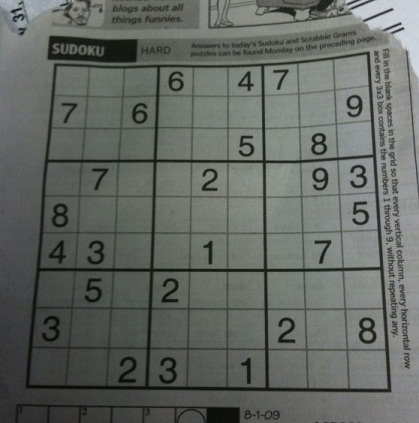
#> input picture images/sudoku.png, 419 x 423 px, found by its file name
$ python Thresholding.py
#> lines starting #> are read from the running program, lines starting #| are printed output that depends on the picture; after the words box and inside, x2 and y2 are one past the last pixel; in counts of white or black regions, pixels touching at a corner belong together
# Thresholding (스레시홀딩)

import cv2
import numpy as np
from matplotlib import pyplot as plt

# [20 lines of commented-out code are left out]
img = cv2.imread('./images/sudoku.png', 0)
#> img: shape (423, 419); min 5, max 218, mean 101.9
img = cv2.medianBlur(img, 5)
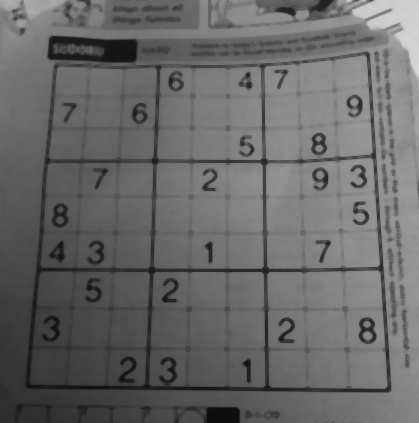
#> img: shape (423, 419); min 12, max 214, mean 103.7

_, thresh1 = cv2.threshold(img, 127 , 255, cv2.THRESH_BINARY)
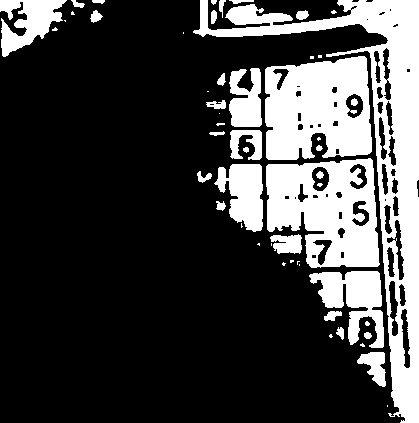
#> thresh1: shape (423, 419); 26% white; 53 white regions (23 under 20 px), largest, box (x1, y1, x2, y2) and area: (193, 0, 419, 423) 16674, (265, 56, 372, 160) 8942, (266, 158, 380, 268) 8657

thresh2 = cv2.adaptiveThreshold(img, 255, cv2.ADAPTIVE_THRESH_MEAN_C, cv2.THRESH_BINARY, 11, 2)
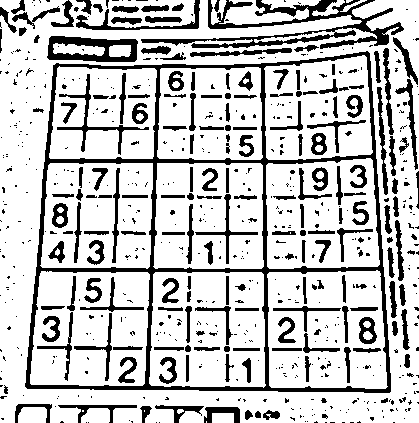
#> thresh2: shape (423, 419); 77.3% white; 660 black regions (472 under 20 px), largest, box (x1, y1, x2, y2) and area: (25, 51, 391, 393) 10186, (141, 0, 404, 49) 3644, (47, 36, 138, 62) 1324
thresh3 = cv2.adaptiveThreshold(img, 255, cv2.ADAPTIVE_THRESH_GAUSSIAN_C, cv2.THRESH_BINARY_INV, 11, 2)
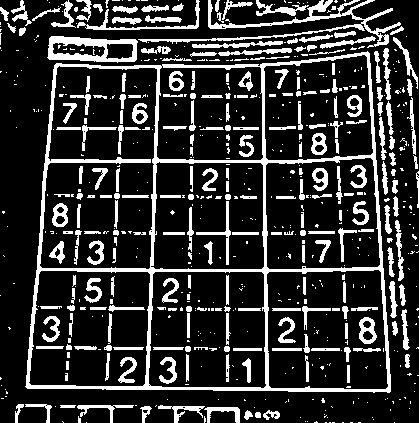
#> thresh3: shape (423, 419); 19.5% white; 648 white regions (412 under 20 px), largest, box (x1, y1, x2, y2) and area: (25, 51, 391, 393) 9369, (138, 0, 401, 48) 1856, (47, 36, 138, 63) 1212

titles = ['Original Image', 'Global Threshoding ( v = 127 )', 'Adaptive Mean Thresholding', 'Adaptive Gaussian Thresholding']
images = [img, thresh1, thresh2, thresh3]

for i in range(4):
    plt.subplot(2, 2, i+1)
    plt.imshow(images[i], 'gray')
    plt.title(titles[i])
    plt.xticks([]), plt.yticks([])

plt.show()

$ run again, with images/img1.png copied over images/sudoku.png
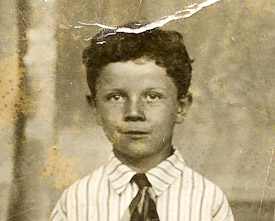
#> input picture images/img1.png, 275 x 221 px, found by its file name
#> `_, thresh1 = cv2.threshold(img, 127 , 255, cv2.THRESH_BINARY)`:
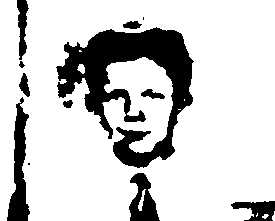
#> thresh1: shape (221, 275); 80.6% white; 12 black regions (2 under 20 px), largest, box (x1, y1, x2, y2) and area: (56, 27, 194, 168) 8074, (7, 97, 30, 221) 1422, (129, 173, 160, 221) 869
#> thresh2: shape (221, 275); 63.4% white; 268 black regions (162 under 20 px), largest, box (x1, y1, x2, y2) and area: (83, 0, 229, 221) 6108, (7, 0, 45, 221) 2313, (48, 19, 89, 146) 1422
#> `thresh3 = cv2.adaptiveThreshold(img, 255, cv2.ADAPTIVE_THRESH_GAUSSIAN..`:
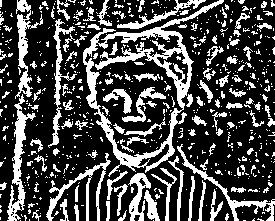
#> thresh3: shape (221, 275); 28.3% white; 629 white regions (508 under 20 px), largest, box (x1, y1, x2, y2) and area: (83, 0, 224, 177) 3907, (7, 94, 36, 221) 1026, (15, 0, 43, 99) 806
